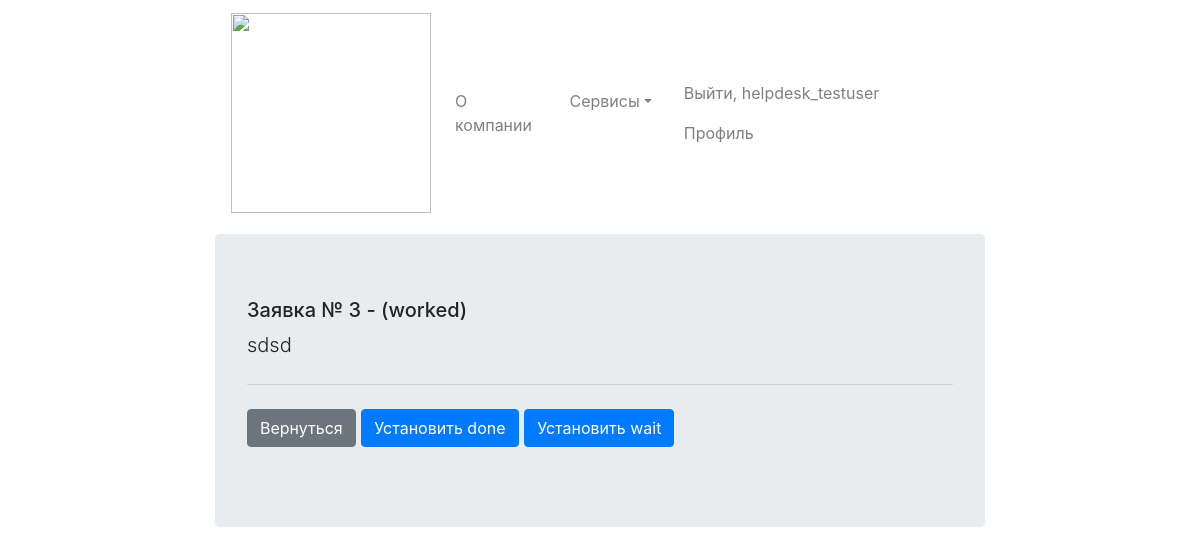
Screenshot of /helpdesk/open/3 (signed in) with the database file from the repository.
### helpdesk/models.py (models this page shows)
class HelpDeskIncidents(models.Model):
    INCIDENT_TYPES_CHOICES = (
        ('soft', 'Программный сбой'),
        ('zip', 'Расходные материалы'),
        ('crq', 'Запрос на изменение')
    )
    INCIDENT_STATE_CHOICES = (
        ('new', 'Новый'),
        ('worked', 'В работе'),
        ('wait', 'В ожидании'),
        ('done', "Выполнена"),
        ('closed', "Закрыта"),
        ('rework',"Доработка")
    )
    user = models.ForeignKey(HelpDeskUsers, on_delete=models.CASCADE)
    incident_type = models.CharField(max_length=100, choices=INCIDENT_TYPES_CHOICES)
    description = models.TextField(max_length=3000)
    timestamp_created = models.DateTimeField(auto_now_add=True, blank=True)
    state = models.CharField(max_length=100, choices=INCIDENT_STATE_CHOICES,editable=False, default='new')

### helpdesk/views.py (the view)
# urls.py: path('open/<int:inc_id>', views.open_incident, name='open_incident'),
@login_required
def open_incident(request, inc_id):
    template = loader.get_template('helpdesk/open_inc.html')
    inc = HelpDeskIncidents.objects.get(id=inc_id)
    accessible_buttons = get_accessible_states(inc)
    context = {
        'inc' : inc,
        'accessible_buttons' : accessible_buttons,
    }
    return HttpResponse(template.render(context, request))

### helpdesk/views.py (called while the page is built)
def get_accessible_states(inc):
    if inc.state == 'new':
        accessible_buttons = ('worked','wait')
    if inc.state == 'worked':
        accessible_buttons = ('done','wait' )
    if inc.state == 'wait':
        accessible_buttons = ('worked',)
    if inc.state == 'done':
        accessible_buttons = ('closed','rework')
    if inc.state == 'rework':
        accessible_buttons = ('wait','worked')
    if inc.state == 'closed':
        accessible_buttons = ()
    return accessible_buttons

### templates/helpdesk/open_inc.html (shortened to what this page needs)
{% extends 'base.html' %}
{% load bootstrap4 %}
{% load staticfiles %}
{% block content %}
    <div class="jumbotron">
        <h5 class="display-5">Заявка № {{ inc.id }} - ({{ inc.state }})</h5>
        <p class="lead">{{ inc.description }}</p>
        <hr class="my-4">
        <p class="lead">
            <a class="btn btn-secondary" href="/helpdesk/" role="button">Вернуться</a>
            {% for ab in accessible_buttons %}
                <a class="btn btn-primary" href="../changestate/{{ inc.id }}/{{ ab }}" role="button">Установить {{ ab }}</a>
            {% endfor %}
        </p>
    </div>
{% endblock %}

### templates/base.html (shortened to what this page needs)
{% load bootstrap4 %}
{% bootstrap_css %}
<!DOCTYPE html>
<html lang="en">
<head>
    {% load static %}
</head>
<div class="container-fluid">
    <div class="row">
        <div class="col-xs-12 col-sm-6 col-md-8 col-lg-2">
        </div>
        <div class="col-xs-12 col-sm-6 col-md-8 col-lg-8">
            <nav class="navbar navbar-expand-lg navbar-light">
                <a class="navbar-brand" href="/"><img src="{% static "main/logo.png" %}" width="200"/></a>
                <div class="collapse navbar-collapse" id="navbarColor01">
                    <ul class="navbar-nav mr-auto">
                        <li class="nav-item mr-sm-2">
                            <a class="nav-link"  href="/about">О компании</a>
                        </li>
                        <li class="nav-item dropdown">
                            <a class="nav-link dropdown-toggle" data-toggle="dropdown" href="#" id="themes">Сервисы</a>
                        </li>
                        <li class="nav-item">
                            <a class="nav-link" href="../help/"></a>
                        </li>
                    </ul>
                    <ul class="nav navbar-nav navbar-right">
                        {%  if request.user.is_authenticated %}
                            <li>
                                <a class="nav-link" href="/accounts/logout">Выйти, {{ request.user.username }}</a>
                            </li>
                            <li>
                                <a class="nav-link" href="/profile">Профиль</a>
                            </li>
                        {% endif %}
                    </ul>
                </div>
            </nav>
            {% block content %}{% endblock %}
        </div>
        <div class="col-xs-12 col-sm-6 col-md-4 col-lg-2">
        </div>
    </div>
</div>

### rows the page displays
HelpDeskIncidents: id "3", state "worked", description "sdsd"

### other values shown
{{ request.user.username }} "helpdesk_testuser"
{{ ab }} "done" "wait"
